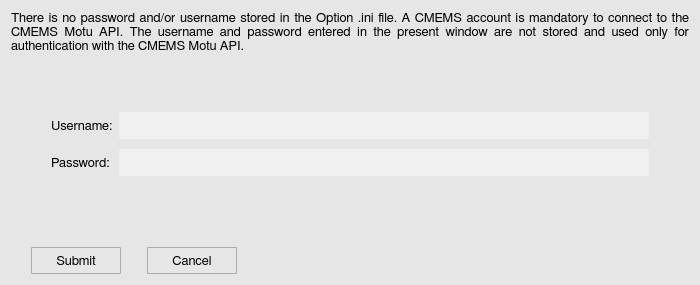
<?xml version="1.0" encoding="UTF-8"?>
<ui version="4.0">
 <class>credentialsWindow</class>
 <widget class="QWidget" name="credentialsWindow">
  <property name="geometry">
   <rect>
    <x>0</x>
    <y>0</y>
    <width>700</width>
    <height>285</height>
   </rect>
  </property>
  <property name="minimumSize">
   <size>
    <width>700</width>
    <height>285</height>
   </size>
  </property>
  <property name="maximumSize">
   <size>
    <width>700</width>
    <height>285</height>
   </size>
  </property>
  <property name="font">
   <font>
    <family>FreeSans</family>
    <pointsize>10</pointsize>
    <weight>50</weight>
    <bold>false</bold>
    <stylestrategy>PreferAntialias</stylestrategy>
    <kerning>true</kerning>
   </font>
  </property>
  <property name="windowTitle">
   <string>Information</string>
  </property>
  <property name="windowIcon">
   <iconset>
    <normaloff>icons/info_popup_icon.svg</normaloff>icons/info_popup_icon.svg</iconset>
  </property>
  <property name="styleSheet">
   <string notr="true">QWidget {
	background-color: rgb(230,230,230);
}</string>
  </property>
  <layout class="QGridLayout" name="gridLayout_2">
   <item row="0" column="0">
    <layout class="QVBoxLayout" name="verticalLayout">
     <item>
      <widget class="QLabel" name="label_1">
       <property name="minimumSize">
        <size>
         <width>0</width>
         <height>75</height>
        </size>
       </property>
       <property name="maximumSize">
        <size>
         <width>16777215</width>
         <height>95</height>
        </size>
       </property>
       <property name="font">
        <font>
         <family>FreeSans</family>
         <pointsize>10</pointsize>
         <weight>50</weight>
         <bold>false</bold>
         <stylestrategy>PreferAntialias</stylestrategy>
         <kerning>true</kerning>
        </font>
       </property>
       <property name="frameShape">
        <enum>QFrame::NoFrame</enum>
       </property>
       <property name="frameShadow">
        <enum>QFrame::Plain</enum>
       </property>
       <property name="lineWidth">
        <number>0</number>
       </property>
       <property name="midLineWidth">
        <number>0</number>
       </property>
       <property name="text">
        <string>&lt;html&gt;&lt;head/&gt;&lt;body&gt;&lt;p&gt;There is no password and/or username stored in the Option .ini file. A CMEMS account is mandatory to connect to the CMEMS Motu API. The username and password entered in the present window are not stored and used only for authentication with the CMEMS Motu API.&lt;/p&gt;&lt;/body&gt;&lt;/html&gt;</string>
       </property>
       <property name="textFormat">
        <enum>Qt::AutoText</enum>
       </property>
       <property name="alignment">
        <set>Qt::AlignJustify|Qt::AlignTop</set>
       </property>
       <property name="wordWrap">
        <bool>true</bool>
       </property>
       <property name="openExternalLinks">
        <bool>true</bool>
       </property>
      </widget>
     </item>
     <item>
      <spacer name="verticalSpacer_4">
       <property name="orientation">
        <enum>Qt::Vertical</enum>
       </property>
       <property name="sizeType">
        <enum>QSizePolicy::Fixed</enum>
       </property>
       <property name="sizeHint" stdset="0">
        <size>
         <width>20</width>
         <height>20</height>
        </size>
       </property>
      </spacer>
     </item>
     <item>
      <layout class="QHBoxLayout" name="horizontalLayout">
       <item>
        <spacer name="horizontalSpacer">
         <property name="orientation">
          <enum>Qt::Horizontal</enum>
         </property>
         <property name="sizeType">
          <enum>QSizePolicy::Fixed</enum>
         </property>
         <property name="sizeHint" stdset="0">
          <size>
           <width>40</width>
           <height>20</height>
          </size>
         </property>
        </spacer>
       </item>
       <item>
        <layout class="QGridLayout" name="gridLayout">
         <property name="verticalSpacing">
          <number>10</number>
         </property>
         <item row="0" column="0">
          <widget class="QLabel" name="label_2">
           <property name="minimumSize">
            <size>
             <width>0</width>
             <height>27</height>
            </size>
           </property>
           <property name="maximumSize">
            <size>
             <width>16777215</width>
             <height>27</height>
            </size>
           </property>
           <property name="font">
            <font>
             <family>FreeSans</family>
             <pointsize>10</pointsize>
             <weight>50</weight>
             <bold>false</bold>
             <stylestrategy>PreferAntialias</stylestrategy>
             <kerning>true</kerning>
            </font>
           </property>
           <property name="text">
            <string>Username:</string>
           </property>
          </widget>
         </item>
         <item row="0" column="1">
          <widget class="QLineEdit" name="edit_1">
           <property name="enabled">
            <bool>true</bool>
           </property>
           <property name="minimumSize">
            <size>
             <width>0</width>
             <height>27</height>
            </size>
           </property>
           <property name="maximumSize">
            <size>
             <width>16777215</width>
             <height>27</height>
            </size>
           </property>
           <property name="font">
            <font>
             <family>FreeSans</family>
             <pointsize>9</pointsize>
             <weight>50</weight>
             <bold>false</bold>
             <stylestrategy>PreferAntialias</stylestrategy>
            </font>
           </property>
           <property name="layoutDirection">
            <enum>Qt::LeftToRight</enum>
           </property>
           <property name="styleSheet">
            <string notr="true">QLineEdit {
	border-radius: 3px;
   padding: 1px 4px 1px 4px;
	background-color:  rgb(240, 240, 240);
}

QLineEdit:disabled {
	background-color:  rgb(200, 200, 200);
}</string>
           </property>
           <property name="frame">
            <bool>false</bool>
           </property>
           <property name="alignment">
            <set>Qt::AlignLeading|Qt::AlignLeft|Qt::AlignVCenter</set>
           </property>
          </widget>
         </item>
         <item row="1" column="0">
          <widget class="QLabel" name="label_3">
           <property name="minimumSize">
            <size>
             <width>0</width>
             <height>27</height>
            </size>
           </property>
           <property name="maximumSize">
            <size>
             <width>16777215</width>
             <height>27</height>
            </size>
           </property>
           <property name="font">
            <font>
             <family>FreeSans</family>
             <pointsize>10</pointsize>
             <weight>50</weight>
             <bold>false</bold>
             <stylestrategy>PreferAntialias</stylestrategy>
             <kerning>true</kerning>
            </font>
           </property>
           <property name="text">
            <string>Password:</string>
           </property>
          </widget>
         </item>
         <item row="1" column="1">
          <widget class="QLineEdit" name="edit_2">
           <property name="enabled">
            <bool>true</bool>
           </property>
           <property name="minimumSize">
            <size>
             <width>0</width>
             <height>27</height>
            </size>
           </property>
           <property name="maximumSize">
            <size>
             <width>16777215</width>
             <height>27</height>
            </size>
           </property>
           <property name="font">
            <font>
             <family>FreeSans</family>
             <pointsize>9</pointsize>
             <weight>50</weight>
             <bold>false</bold>
             <stylestrategy>PreferAntialias</stylestrategy>
            </font>
           </property>
           <property name="layoutDirection">
            <enum>Qt::LeftToRight</enum>
           </property>
           <property name="styleSheet">
            <string notr="true">QLineEdit {
	border-radius: 3px;
   padding: 1px 4px 1px 4px;
	background-color:  rgb(240, 240, 240);
}

QLineEdit:disabled {
	background-color:  rgb(200, 200, 200);
}</string>
           </property>
           <property name="frame">
            <bool>false</bool>
           </property>
           <property name="echoMode">
            <enum>QLineEdit::Password</enum>
           </property>
           <property name="alignment">
            <set>Qt::AlignLeading|Qt::AlignLeft|Qt::AlignVCenter</set>
           </property>
          </widget>
         </item>
        </layout>
       </item>
       <item>
        <spacer name="horizontalSpacer_2">
         <property name="orientation">
          <enum>Qt::Horizontal</enum>
         </property>
         <property name="sizeType">
          <enum>QSizePolicy::Fixed</enum>
         </property>
         <property name="sizeHint" stdset="0">
          <size>
           <width>40</width>
           <height>20</height>
          </size>
         </property>
        </spacer>
       </item>
      </layout>
     </item>
     <item>
      <spacer name="verticalSpacer_5">
       <property name="orientation">
        <enum>Qt::Vertical</enum>
       </property>
       <property name="sizeType">
        <enum>QSizePolicy::Expanding</enum>
       </property>
       <property name="sizeHint" stdset="0">
        <size>
         <width>20</width>
         <height>20</height>
        </size>
       </property>
      </spacer>
     </item>
     <item>
      <layout class="QHBoxLayout" name="horizontalLayout_2">
       <item>
        <spacer name="horizontalSpacer_3">
         <property name="orientation">
          <enum>Qt::Horizontal</enum>
         </property>
         <property name="sizeType">
          <enum>QSizePolicy::Fixed</enum>
         </property>
         <property name="sizeHint" stdset="0">
          <size>
           <width>20</width>
           <height>20</height>
          </size>
         </property>
        </spacer>
       </item>
       <item>
        <widget class="QToolButton" name="submit">
         <property name="minimumSize">
          <size>
           <width>90</width>
           <height>27</height>
          </size>
         </property>
         <property name="maximumSize">
          <size>
           <width>90</width>
           <height>27</height>
          </size>
         </property>
         <property name="font">
          <font>
           <family>FreeSans</family>
           <pointsize>10</pointsize>
           <weight>50</weight>
           <bold>false</bold>
           <stylestrategy>PreferDefault</stylestrategy>
           <kerning>true</kerning>
          </font>
         </property>
         <property name="styleSheet">
          <string notr="true">QToolButton {
	border: 1px solid #acacac;
	border-radius: 1px;
	background-color: qlineargradient(x1:0, y1:0, x2:0, y2:1,
									stop:0 #f0f0f0, stop:1 #e5e5e5);
}

QToolButton:hover {
	border: 1px solid #7eb4ea;
	border-radius: 1px;
	background-color: qlineargradient(x1:0, y1:0, x2:0, y2:1,
									stop:0 #ecf4fc, stop:1 #dcecfc);
}

QToolButton:pressed {
	border: 1px solid #579de5;
	border-radius: 1px;
	background-color: qlineargradient(x1:0, y1:0, x2:0, y2:1,
									stop:0 #daecfc, stop:1 #c4e0fc);
}</string>
         </property>
         <property name="text">
          <string>Submit</string>
         </property>
        </widget>
       </item>
       <item>
        <spacer name="horizontalSpacer_7">
         <property name="orientation">
          <enum>Qt::Horizontal</enum>
         </property>
         <property name="sizeType">
          <enum>QSizePolicy::Fixed</enum>
         </property>
         <property name="sizeHint" stdset="0">
          <size>
           <width>20</width>
           <height>20</height>
          </size>
         </property>
        </spacer>
       </item>
       <item>
        <widget class="QToolButton" name="cancel">
         <property name="minimumSize">
          <size>
           <width>90</width>
           <height>27</height>
          </size>
         </property>
         <property name="maximumSize">
          <size>
           <width>90</width>
           <height>27</height>
          </size>
         </property>
         <property name="font">
          <font>
           <family>FreeSans</family>
           <pointsize>10</pointsize>
           <weight>50</weight>
           <bold>false</bold>
           <stylestrategy>PreferDefault</stylestrategy>
           <kerning>true</kerning>
          </font>
         </property>
         <property name="styleSheet">
          <string notr="true">QToolButton {
	border: 1px solid #acacac;
	border-radius: 1px;
	background-color: qlineargradient(x1:0, y1:0, x2:0, y2:1,
									stop:0 #f0f0f0, stop:1 #e5e5e5);
}

QToolButton:hover {
	border: 1px solid #7eb4ea;
	border-radius: 1px;
	background-color: qlineargradient(x1:0, y1:0, x2:0, y2:1,
									stop:0 #ecf4fc, stop:1 #dcecfc);
}

QToolButton:pressed {
	border: 1px solid #579de5;
	border-radius: 1px;
	background-color: qlineargradient(x1:0, y1:0, x2:0, y2:1,
									stop:0 #daecfc, stop:1 #c4e0fc);
}</string>
         </property>
         <property name="text">
          <string>Cancel</string>
         </property>
        </widget>
       </item>
       <item>
        <spacer name="horizontalSpacer_4">
         <property name="orientation">
          <enum>Qt::Horizontal</enum>
         </property>
         <property name="sizeHint" stdset="0">
          <size>
           <width>40</width>
           <height>20</height>
          </size>
         </property>
        </spacer>
       </item>
      </layout>
     </item>
    </layout>
   </item>
  </layout>
 </widget>
 <resources/>
 <connections/>
</ui>
